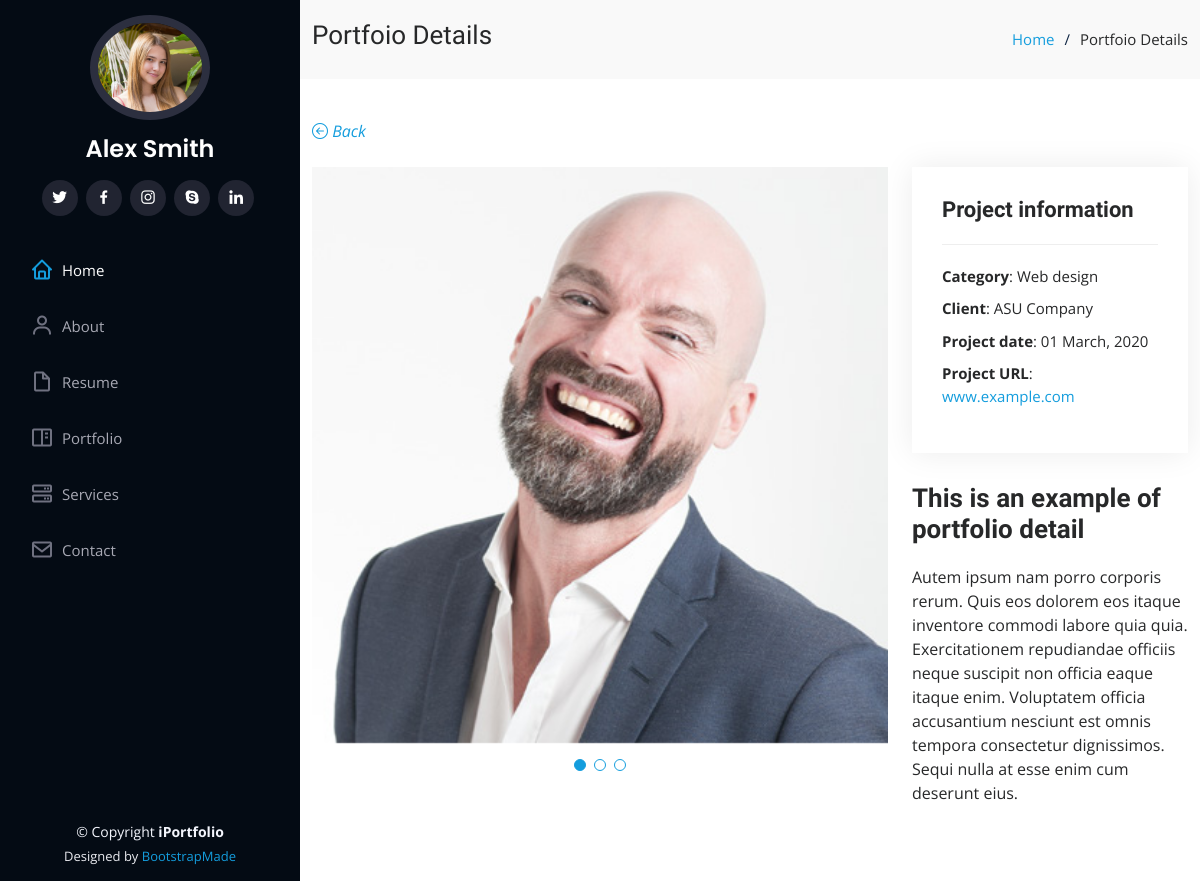
The page /portfolio/details/1/ on the database as committed earlier.
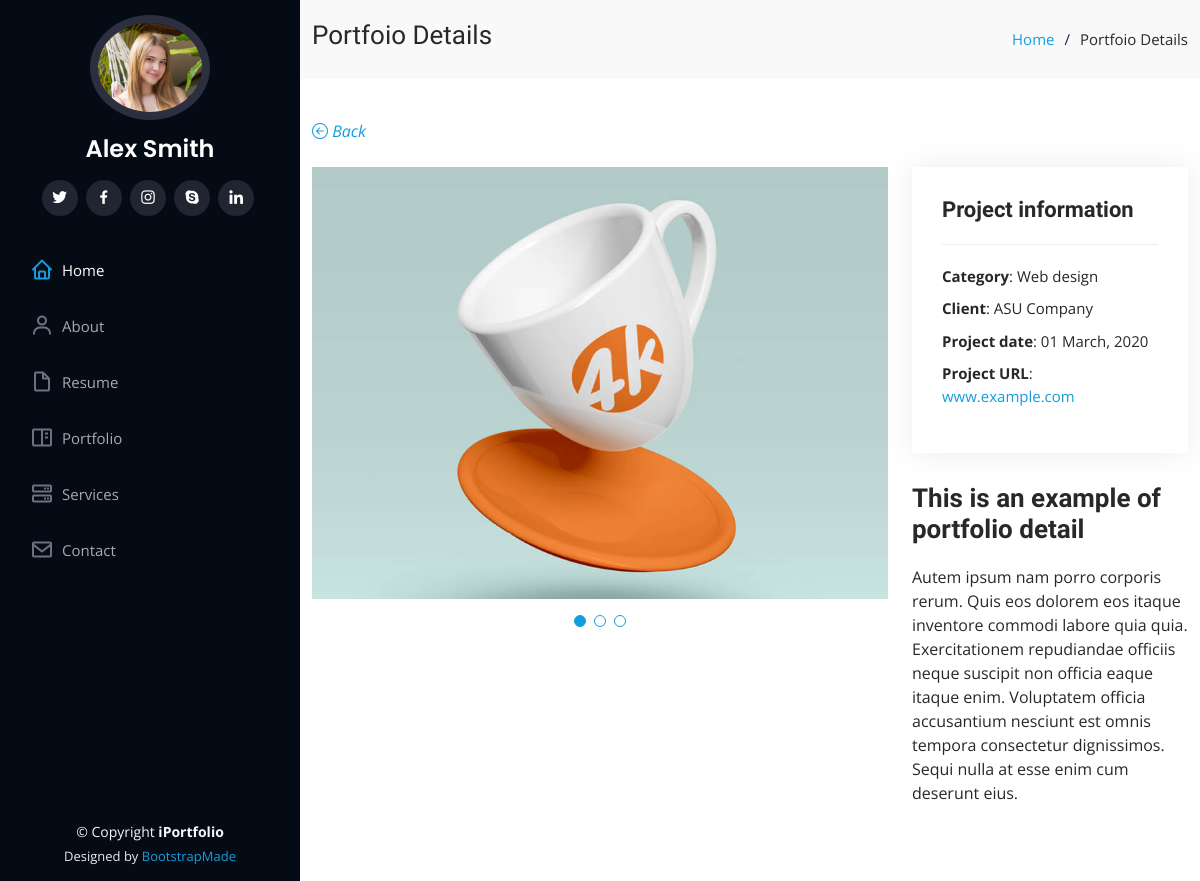
The same page on the database as committed later.
### myportfolio/models.py (models this page shows, shortened)
class Portfolio(models.Model):
    id = models.AutoField(primary_key=True)
    name = models.CharField(max_length=100)
    description = models.CharField(max_length=100)
    type = models.CharField(max_length=50)
    photo = models.CharField(max_length=500)
    employee = models.ForeignKey(Employee, on_delete=models.CASCADE)

### myportfolio/views.py (the view)
# urls.py: path("details/<int:pk>/", views.PortfolioView.as_view(), name="details"),
class PortfolioView(generic.DetailView):
    model = Portfolio
    template_name = "myportfolio/portfolio-details.html"

### myportfolio/templates/myportfolio/portfolio-details.html (shortened to what this page needs)
{% load static %}
<!DOCTYPE html>
<html lang="en">
<head>
    <link rel="stylesheet" type="text/css" href={% static "assets/vendor/aos/aos.css" %}>
    <link rel="stylesheet" type="text/css" href={% static "assets/vendor/bootstrap/css/bootstrap.min.css" %}>
    <link rel="stylesheet" type="text/css" href={% static "assets/vendor/bootstrap-icons/bootstrap-icons.css" %}>
    <link rel="stylesheet" type="text/css" href={% static "assets/vendor/boxicons/css/boxicons.min.css" %}>
    <link rel="stylesheet" type="text/css" href={% static "assets/vendor/glightbox/css/glightbox.min.css" %}>
    <link rel="stylesheet" type="text/css" href={% static "assets/vendor/swiper/swiper-bundle.min.css" %}>
    <link rel="stylesheet" type="text/css" href={% static "assets/css/style.css" %}>
</head>
<body>
<header id="header">
    <div class="d-flex flex-column">
        <div class="profile">
            <img alt="" class="img-fluid rounded-circle" src={% static "assets/img/profile-img.jpg" %}>
            <h1 class="text-light"><a href="index.html">Alex Smith</a></h1>
            <div class="social-links mt-3 text-center">
                <a href="#" class="twitter"><i class="bx bxl-twitter"></i></a>
                <a href="#" class="facebook"><i class="bx bxl-facebook"></i></a>
                <a href="#" class="instagram"><i class="bx bxl-instagram"></i></a>
                <a href="#" class="google-plus"><i class="bx bxl-skype"></i></a>
                <a href="#" class="linkedin"><i class="bx bxl-linkedin"></i></a>
            </div>
        </div>
        <nav id="navbar" class="nav-menu navbar">
            <ul>
                <li><a class="nav-link scrollto active" href={% url "myportfolio:index" %} ><i class="bx bx-home"></i> <span>Home</span></a>
                </li>
                <li><a href="#about" class="nav-link scrollto"><i class="bx bx-user"></i> <span>About</span></a></li>
                <li><a href="#resume" class="nav-link scrollto"><i class="bx bx-file-blank"></i> <span>Resume</span></a>
                </li>
                <li><a href="#portfolio" class="nav-link scrollto"><i class="bx bx-book-content"></i>
                    <span>Portfolio</span></a></li>
                <li><a href="#services" class="nav-link scrollto"><i class="bx bx-server"></i> <span>Services</span></a>
                </li>
                <li><a href="#contact" class="nav-link scrollto"><i class="bx bx-envelope"></i> <span>Contact</span></a>
                </li>
            </ul>
        </nav>
    </div>
</header>
<main id="main">
    <section id="breadcrumbs" class="breadcrumbs">
        <div class="container">
            <div class="d-flex justify-content-between align-items-center">
                <h2>Portfoio Details</h2>
                <ol>
                    <li><a href={% url "myportfolio:index" %}>Home</a></li>
                    <li>Portfoio Details</li>
                </ol>
            </div>
        </div>
    </section>
    <section id="portfolio-details" class="portfolio-details">
        <div class="container">
            <div class="row gy-4">
                <a href="{% url "myportfolio:index" %}#{{ portfolio.id }}-{{ portfolio.name }}" class="d-flex align-items-left justify-content-left"><i class="bi bi-arrow-left-circle"> Back</i></a>
                <div class="col-lg-8">
                    <div class="portfolio-details-slider swiper">
                        <div class="swiper-wrapper align-items-center">
                            <div class="swiper-slide">
                                <img alt="" src={% static portfolio.photo %}>
                            </div>
                        </div>
                        <div class="swiper-pagination"></div>
                    </div>
                </div>
                <div class="col-lg-4">
                    <div class="portfolio-info">
                        <h3>Project information</h3>
                        <ul>
                            <li><strong>Category</strong>: Web design</li>
                            <li><strong>Client</strong>: ASU Company</li>
                            <li><strong>Project date</strong>: 01 March, 2020</li>
                            <li><strong>Project URL</strong>: <a href="#">www.example.com</a></li>
                        </ul>
                    </div>
                    <div class="portfolio-description">
                        <h2>This is an example of portfolio detail</h2>
                        <p>
                            Autem ipsum nam porro corporis rerum. Quis eos dolorem eos itaque inventore commodi labore
                            quia quia. Exercitationem repudiandae officiis neque suscipit non officia eaque itaque enim.
                            Voluptatem officia accusantium nesciunt est omnis tempora consectetur dignissimos. Sequi
                            nulla at esse enim cum deserunt eius.
                        </p>
                    </div>
                </div>
            </div>
        </div>
    </section>
</main>
<footer id="footer">
    <div class="container">
        <div class="copyright">
            &copy; Copyright <strong><span>iPortfolio</span></strong>
        </div>
        <div class="credits">
            Designed by <a href="https://bootstrapmade.com/">BootstrapMade</a>
        </div>
    </div>
</footer>
</body>
</html>

### static/assets/css/style.css (style rules this page uses)
body { font-family: "Open Sans", sans-serif; color: #272829; }
a { color: #149ddd; text-decoration: none; }
h1, h2, h3, h4, h5, h6 { font-family: "Raleway", sans-serif; }
#header { position: fixed; top: 0; left: 0; bottom: 0; width: 300px; transition: all ease-in-out 0.5s; z-index: 9997; transition: all 0.5s; padding: 0 15px; background: #040b14; overflow-y: auto; }
#header .profile img { margin: 15px auto; display: block; width: 120px; border: 8px solid #2c2f3f; }
#header .profile h1 { font-size: 24px; margin: 0; padding: 0; font-weight: 600; -moz-text-align-last: center; text-align-last: center; font-family: "Poppins", sans-serif; }
#header .profile h1 a, #header .profile h1 a:hover { color: #fff; text-decoration: none; }
#header .profile .social-links a { font-size: 18px; display: inline-block; background: #212431; color: #fff; line-height: 1; padding: 8px 0; margin-right: 4px; border-radius: 50%; text-align: center; width: 36px; height: 36px; transition: 0.3s; }
#main { margin-left: 300px; }
.nav-menu { padding: 30px 0 0 0; }
.nav-menu * { margin: 0; padding: 0; list-style: none; }
.nav-menu>ul>li { position: relative; white-space: nowrap; }
.nav-menu a, .nav-menu a:focus { display: flex; align-items: center; color: #a8a9b4; padding: 12px 15px; margin-bottom: 8px; transition: 0.3s; font-size: 15px; }
.nav-menu a i, .nav-menu a:focus i { font-size: 24px; padding-right: 8px; color: #6f7180; }
.nav-menu a:hover, .nav-menu .active, .nav-menu .active:focus, .nav-menu li:hover>a { text-decoration: none; color: #fff; }
.nav-menu a:hover i, .nav-menu .active i, .nav-menu .active:focus i, .nav-menu li:hover>a i { color: #149ddd; }
section { padding: 60px 0; overflow: hidden; }
.portfolio-details { padding-top: 40px; }
.portfolio-details .portfolio-details-slider img { width: 100%; }
.portfolio-details .portfolio-details-slider .swiper-pagination { margin-top: 20px; position: relative; }
.portfolio-details .portfolio-info { padding: 30px; box-shadow: 0px 0 30px rgba(5, 13, 24, 0.08); }
.portfolio-details .portfolio-info h3 { font-size: 22px; font-weight: 700; margin-bottom: 20px; padding-bottom: 20px; border-bottom: 1px solid #eee; }
.portfolio-details .portfolio-info ul { list-style: none; padding: 0; font-size: 15px; }
.portfolio-details .portfolio-info ul li+li { margin-top: 10px; }
.portfolio-details .portfolio-description { padding-top: 30px; }
.portfolio-details .portfolio-description h2 { font-size: 26px; font-weight: 700; margin-bottom: 20px; }
.portfolio-details .portfolio-description p { padding: 0; }
.breadcrumbs { padding: 20px 0; background: #f9f9f9; }
.breadcrumbs h2 { font-size: 26px; font-weight: 300; }
.breadcrumbs ol { display: flex; flex-wrap: wrap; list-style: none; padding: 0; margin: 0; font-size: 15px; }
.breadcrumbs ol li+li { padding-left: 10px; }
.breadcrumbs ol li+li::before { display: inline-block; padding-right: 10px; color: #0e2442; content: "/"; }
#footer { padding: 15px; color: #f4f6fd; font-size: 14px; position: fixed; left: 0; bottom: 0; width: 300px; z-index: 9999; background: #040b14; }
#footer .copyright { text-align: center; }
#footer .credits { padding-top: 5px; text-align: center; font-size: 13px; color: #eaebf0; }

Rows that differ between the two databases and show on the page:
changed Portfolio: photo: a different picture
